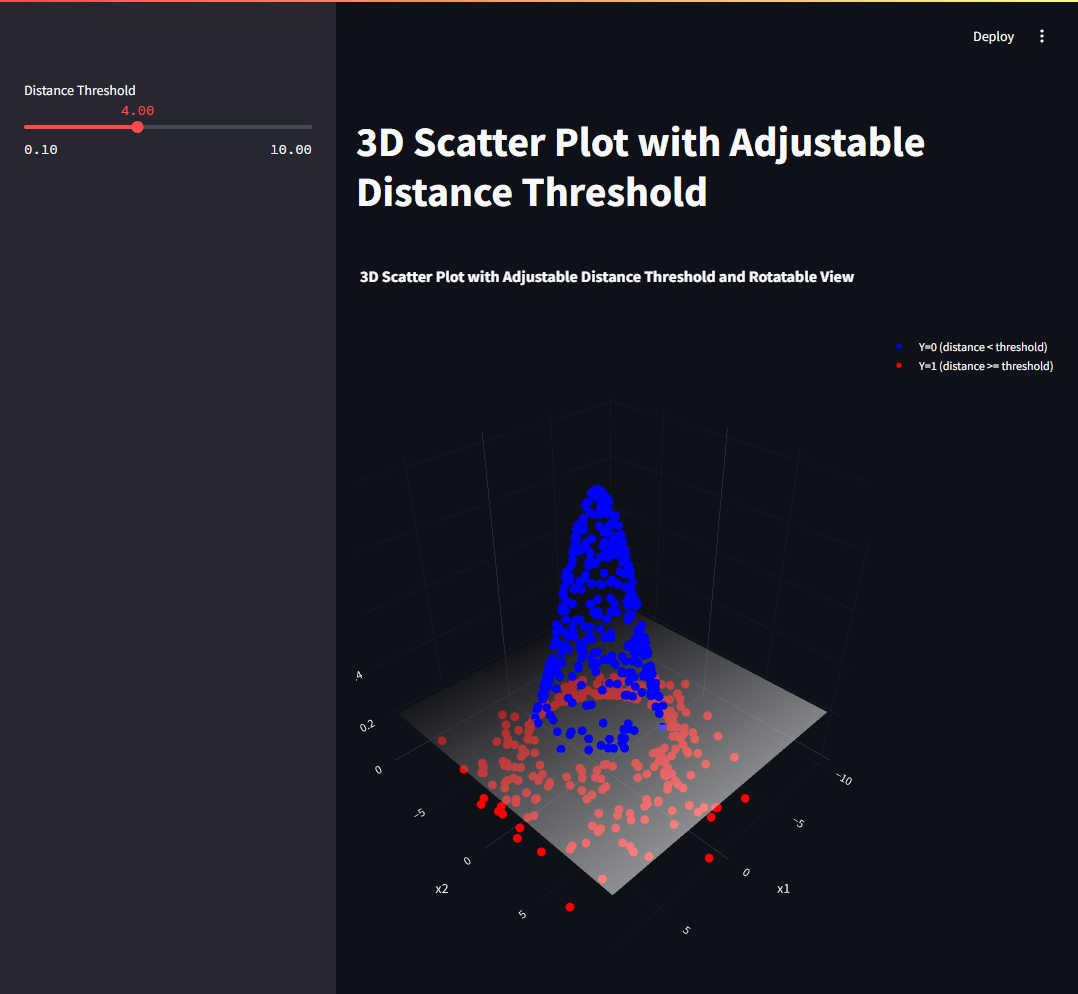

Recreate this plot in Python.
import numpy as np
import streamlit as st
from sklearn.svm import LinearSVC
import plotly.graph_objects as go

# Streamlit App Title
st.title('3D Scatter Plot with Adjustable Distance Threshold')

# Sidebar slider for adjusting distance threshold
distance_threshold = st.sidebar.slider('Distance Threshold', min_value=0.1, max_value=10.0, value=4.0, step=0.1)

# Generate data
np.random.seed(0)
num_points = 600
mean = 0
variance = 10

# Randomly generate points
x1 = np.random.normal(mean, np.sqrt(variance), num_points)
x2 = np.random.normal(mean, np.sqrt(variance), num_points)

# Calculate distance and assign labels based on adjustable threshold
distances = np.sqrt(x1**2 + x2**2)
Y = np.where(distances < distance_threshold, 0, 1)

# Define Gaussian function for z-axis values
def gaussian_function(x1, x2):
    return np.exp(-0.1 * (x1**2 + x2**2))

# Calculate z-axis (height)
x3 = gaussian_function(x1, x2)
X = np.column_stack((x1, x2, x3))

# Train Linear SVM classifier
clf = LinearSVC(random_state=0, max_iter=10000)
clf.fit(X, Y)
coef = clf.coef_[0]
intercept = clf.intercept_

# Create scatter plot with Plotly
fig = go.Figure()

# Plot points for each class
fig.add_trace(go.Scatter3d(
    x=x1[Y == 0], y=x2[Y == 0], z=x3[Y == 0],
    mode='markers',
    marker=dict(color='blue', size=5),
    name='Y=0 (distance < threshold)'
))
fig.add_trace(go.Scatter3d(
    x=x1[Y == 1], y=x2[Y == 1], z=x3[Y == 1],
    mode='markers',
    marker=dict(color='red', size=5),
    name='Y=1 (distance >= threshold)'
))

# Create meshgrid for hyperplane
xx, yy = np.meshgrid(np.linspace(min(x1), max(x1), 10), np.linspace(min(x2), max(x2), 10))
zz = (-coef[0] * xx - coef[1] * yy - intercept) / coef[2]

# Add the hyperplane as a surface
fig.add_trace(go.Surface(
    x=xx, y=yy, z=zz,
    colorscale='gray',
    opacity=0.5,
    showscale=False,
    name='Separating Hyperplane'
))

# Update layout for larger dimensions
fig.update_layout(
    scene=dict(
        xaxis_title='x1',
        yaxis_title='x2',
        zaxis_title='x3'
    ),
    title='3D Scatter Plot with Adjustable Distance Threshold and Rotatable View',
    width=1200,  # Set width of the figure
    height=800   # Set height of the figure
)

# Display the plot using Streamlit with container width
st.plotly_chart(fig, use_container_width=True)
